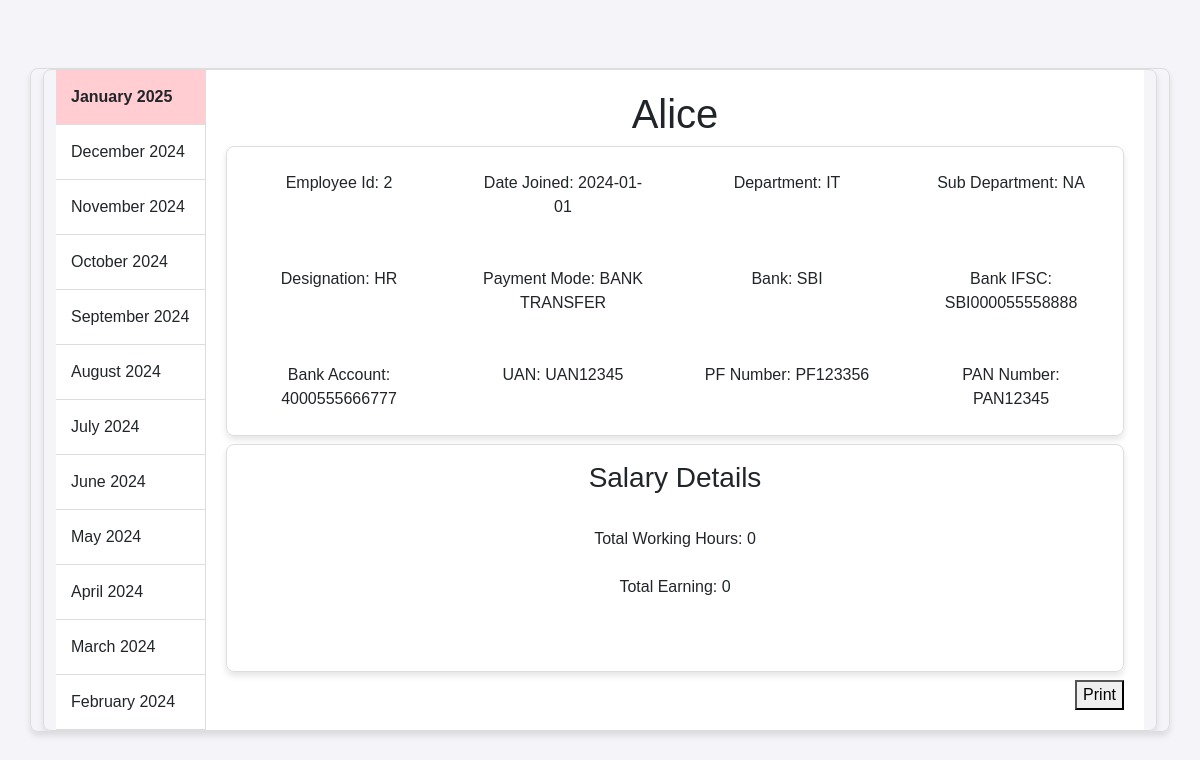
/user/index.php?employeeId=2, run on the app's committed database.
### tables this page shows
CREATE TABLE employee (
    Id int NOT NULL AUTO_INCREMENT, 
    Name VARCHAR(50) NOT NULL, 

    DateJoined DATE NOT NULL,

    Department ENUM("IT", "RESEARCH"),
    SubDepartment VARCHAR(50),
    Designation ENUM("HR", "SALES"),

    PaymentMode Enum("BANK TRANSFER", "Cash"),
    Bank VARCHAR(50),
    BankIFSC VARCHAR(20),
    BankAccount VARCHAR(30),
    UAN VARCHAR(30),
    PFNumber VARCHAR(30),
    PANNumber VARCHAR(20),

    PRIMARY KEY (Id)
);

### user/index.php (the view, shortened to what this page needs)
<?php include("../commonFiles/_db.php") ?>
<?php
$month = $_GET['month'];
$stmt = $conn->prepare("SELECT * FROM employee WHERE id = :employeeId");
$stmt->bindParam(':employeeId', $_GET['employeeId']);
$stmt->execute();
$employeeData = $stmt->fetch();
?>
<!DOCTYPE html>
<html lang="en">
<head>
    <?php include("../commonFiles/htmlHeader.php") ?>
    <link rel="stylesheet" href=<?php echo $CONFIG["ROOT_URL"] . "public/css/styles.css" ?>>
</head>
<body>
    <div class="container">
        <div class="col text-center">
            <?php if (isset($_GET['employeeId'])): ?>
                <div class="container">
                    <div class="month-list col-1">
                        <?php
                        $currentMonth = new DateTime();
                        $employeeId = $employeeData["Id"];
                        for ($i = 0; $i < 12; $i++) {
                            $active = (isset($_GET['month']) && $month == $i) ? 'active' : '';
                            echo "<div class='month-item text-start text-nowrap overflow-clip text-truncate $active' onclick=\"window.location.href='?month=$i&employeeId=$employeeId'\">" . $currentMonth->format("F Y") . "</div>";
                            $currentMonth->modify("-1 month");
                        }
                        ?>
                    </div>
                    <div id="payslip" class="payslip-display col-3 d-flex flex-column">
                        <h1>
                            <?php
                            echo $employeeData["Name"];
                            ?>
                        </h1>
                        <div class="container">
                            <div class="row">
                                <div class="col-3 p-4">Employee Id: <?php echo $employeeData["Id"] ?></div>
                                <div class="col-3 p-4">Date Joined: <?php echo $employeeData["DateJoined"] ?></div>
                                <div class="col-3 p-4">Department: <?php echo $employeeData["Department"] ?></div>
                                <div class="col-3 p-4">Sub Department: <?php echo $employeeData["SubDepartment"] ?></div>
                                <div class="col-3 p-4">Designation: <?php echo $employeeData["Designation"] ?></div>
                                <div class="col-3 p-4">Payment Mode: <?php echo $employeeData["PaymentMode"] ?></div>
                                <div class="col-3 p-4">Bank: <?php echo $employeeData["Bank"] ?></div>
                                <div class="col-3 p-4">Bank IFSC: <?php echo $employeeData["BankIFSC"] ?></div>
                                <div class="col-3 p-4">Bank Account: <?php echo $employeeData["BankAccount"] ?></div>
                                <div class="col-3 p-4">UAN: <?php echo $employeeData["UAN"] ?></div>
                                <div class="col-3 p-4">PF Number: <?php echo $employeeData["PFNumber"] ?></div>
                                <div class="col-3 p-4">PAN Number: <?php echo $employeeData["PANNumber"] ?></div>
                            </div>
                        </div>
                        <div class="container flex-grow-1 gap-4 d-flex flex-column my-2 p-3">
                            <h3 class="">Salary Details</h3>
                            <div class="d-flex justify-content-center">
                                Total Working Hours:
                                <?php
                                $totalWorkHours = 0;
                                echo $totalWorkHours / 3600;
                                ?>
                            </div>
                            <div class="d-flex justify-content-center">Total Earning: <?php echo $totalWorkHours / 3600 * 100 ?></div>
                        </div>
                        <button id="print" class="mt-auto ms-auto no-print">Print</button>
                    </div>
                </div>
            <?php endif; ?>
        </div>
    </div>
</body>
</html>

### public/css/styles.css (style rules this page uses)
* { box-sizing: border-box; }
body { font-family: Arial, sans-serif; display: flex; justify-content: center; align-items: center; height: 100vh; margin: 0; background-color: #f4f4f9; }
.container { display: flex; border: 1px solid #ddd; border-radius: 8px; overflow: hidden; box-shadow: 0 4px 6px rgba(0, 0, 0, 0.1); }
.month-list { display: flex; flex-direction: column; width: 150px; background-color: #ffffff; border-right: 1px solid #ddd; }
.month-item { padding: 15px; text-align: center; cursor: pointer; border-bottom: 1px solid #ddd; transition: background-color 0.3s; }
.month-item.active { background-color: #ffcdd2; font-weight: bold; }
.payslip-display { flex-grow: 1; padding: 20px; background-color: #ffffff; }

### data on the page
employee: Name "Alice", Id "2", DateJoined "2024-01-01", Department "IT", SubDepartment "NA", Designation "HR", PaymentMode "BANK TRANSFER", Bank "SBI", BankIFSC "SBI000055558888", BankAccount "4000555666777", UAN "UAN12345", PFNumber "PF123356", PANNumber "PAN12345"

### other printed values
$totalWorkHours / 3600 "0"
$totalWorkHours / 3600 * 100 "0"
